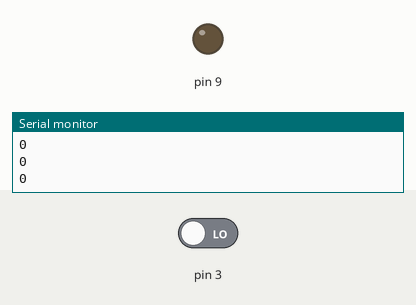
Simulated run of this sketch. Board: Arduino Uno, built with avr-gcc and run on an emulated ATmega328P. Parts: output pins drawn as LEDs (lit = HIGH), the last lines printed to the serial monitor. The test bench sets the inputs (shaded band); at power-on: pin 3 LOW.

Above: at 1.2 s.
1.3 s: pin 3 driven HIGH
At 1.8 s:
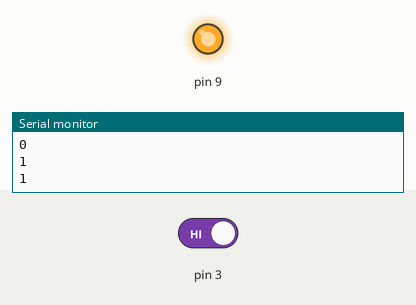
2.8 s: pin 3 driven LOW
At 4.2 s:
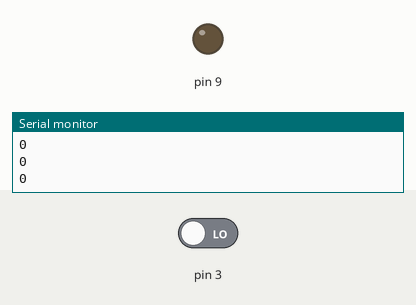
Timing chart, 0 to 5.8 s (numbered marks = the images above; inputs shaded):
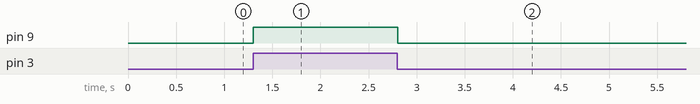

Measured:
- after the input at 1.3 s, pin 9: LOW → HIGH at once
- after the input at 2.8 s, pin 9: HIGH → LOW at once

The sketch:

button_state_HW.ino
```cpp
int state = 0;

void setup() {
  Serial.begin(9600);
  pinMode(9, OUTPUT);
  pinMode(3, INPUT);
}

void loop() {
  state = digitalRead(3);
  Serial.println(state);
  if(state == HIGH){
      digitalWrite(9, HIGH);
      delay(200);
  }else{
    digitalWrite(9, LOW);
  }
  delay(50);

}
```
